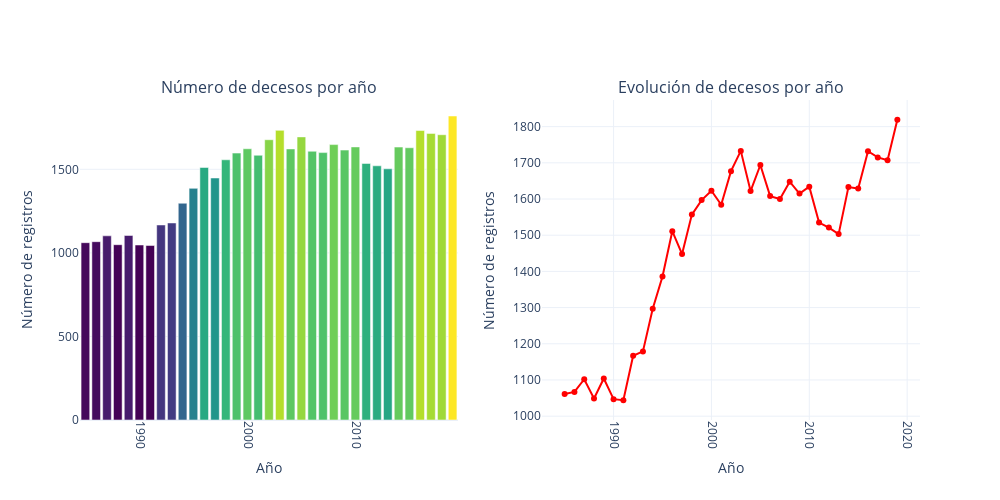

Notebook code cell kept with this figure:
### Code cell
import plotly.graph_objects as go
from plotly.subplots import make_subplots

fig = make_subplots(rows=1, cols=2, subplot_titles=("Número de decesos por año", "Evolución de decesos por año"))

# Bar chart (left)
fig.add_trace(
    go.Bar(x=casos_por_año.index, y=casos_por_año.values, marker=dict(color=casos_por_año.values, colorscale="Viridis")),
    row=1, col=1
)

# Line chart (right)
fig.add_trace(
    go.Scatter(x=casos_por_año.index, y=casos_por_año.values, mode="lines+markers", line=dict(color="red")),
    row=1, col=2
)

# Update layout
fig.update_layout(
    height=500, width=1000,
    showlegend=False,
    xaxis=dict(title="Año", tickangle=90),
    xaxis2=dict(title="Año", tickangle=90),
    yaxis=dict(title="Número de registros"),
    yaxis2=dict(title="Número de registros"),
    template="plotly_white"
)

fig.show()

### Figure 1 — Plotly figure (JSON) as saved in the notebook; plotly's stock layout.template omitted (floating-point values rounded to 4 significant figures)
{"data": [{"marker": {"color": [1061, 1067, 1102, 1049, 1104, 1047, 1044, 1167, 1179, 1297, 1386, 1511, 1448, 1557, 1597, 1623, 1584, 1677, 1733, 1622, 1694, 1608, 1600, 1648, 1615, 1634, 1535, 1521, 1503, 1633, 1629, 1732, 1715, 1707, 1819], "colorscale": [[0, "#440154"], [0.1111, "#482878"], [0.2222, "#3e4989"], [0.3333, "#31688e"], [0.4444, "#26828e"], [0.5556, "#1f9e89"], [0.6667, "#35b779"], [0.7778, "#6ece58"], [0.8889, "#b5de2b"], [1, "#fde725"]]}, "type": "bar", "x": [1985, 1986, 1987, 1988, 1989, 1990, 1991, 1992, 1993, 1994, 1995, 1996, 1997, 1998, 1999, 2000, 2001, 2002, 2003, 2004, 2005, 2006, 2007, 2008, 2009, 2010, 2011, 2012, 2013, 2014, 2015, 2016, 2017, 2018, 2019], "xaxis": "x", "y": [1061, 1067, 1102, 1049, 1104, 1047, 1044, 1167, 1179, 1297, 1386, 1511, 1448, 1557, 1597, 1623, 1584, 1677, 1733, 1622, 1694, 1608, 1600, 1648, 1615, 1634, 1535, 1521, 1503, 1633, 1629, 1732, 1715, 1707, 1819], "yaxis": "y"}, {"line": {"color": "red"}, "mode": "lines+markers", "type": "scatter", "x": [1985, 1986, 1987, 1988, 1989, 1990, 1991, 1992, 1993, 1994, 1995, 1996, 1997, 1998, 1999, 2000, 2001, 2002, 2003, 2004, 2005, 2006, 2007, 2008, 2009, 2010, 2011, 2012, 2013, 2014, 2015, 2016, 2017, 2018, 2019], "xaxis": "x2", "y": [1061, 1067, 1102, 1049, 1104, 1047, 1044, 1167, 1179, 1297, 1386, 1511, 1448, 1557, 1597, 1623, 1584, 1677, 1733, 1622, 1694, 1608, 1600, 1648, 1615, 1634, 1535, 1521, 1503, 1633, 1629, 1732, 1715, 1707, 1819], "yaxis": "y2"}], "layout": {"annotations": [{"font": {"size": 16}, "showarrow": false, "text": "Número de decesos por año", "x": 0.225, "xanchor": "center", "xref": "paper", "y": 1, "yanchor": "bottom", "yref": "paper"}, {"font": {"size": 16}, "showarrow": false, "text": "Evolución de decesos por año", "x": 0.775, "xanchor": "center", "xref": "paper", "y": 1, "yanchor": "bottom", "yref": "paper"}], "height": 500, "showlegend": false, "width": 1000, "xaxis": {"anchor": "y", "domain": [0, 0.45], "tickangle": 90, "title": {"text": "Año"}}, "xaxis2": {"anchor": "y2", "domain": [0.55, 1], "tickangle": 90, "title": {"text": "Año"}}, "yaxis": {"anchor": "x", "domain": [0, 1], "title": {"text": "Número de registros"}}, "yaxis2": {"anchor": "x2", "domain": [0, 1], "title": {"text": "Número de registros"}}}}
